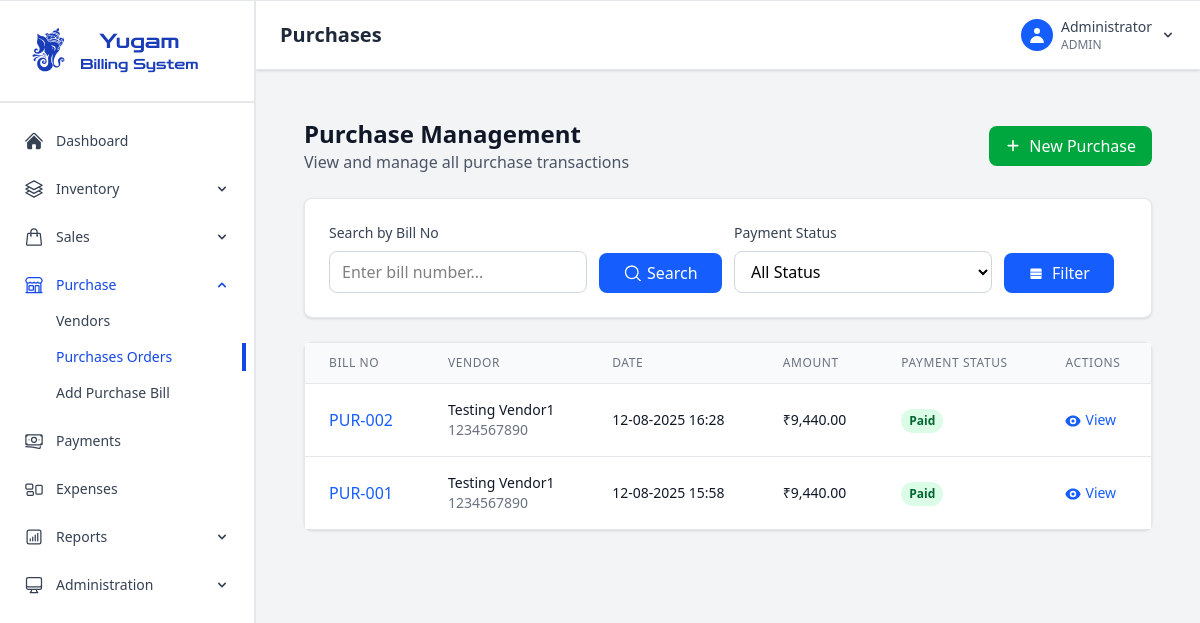
Before: /purchases (signed in) with the older database file.
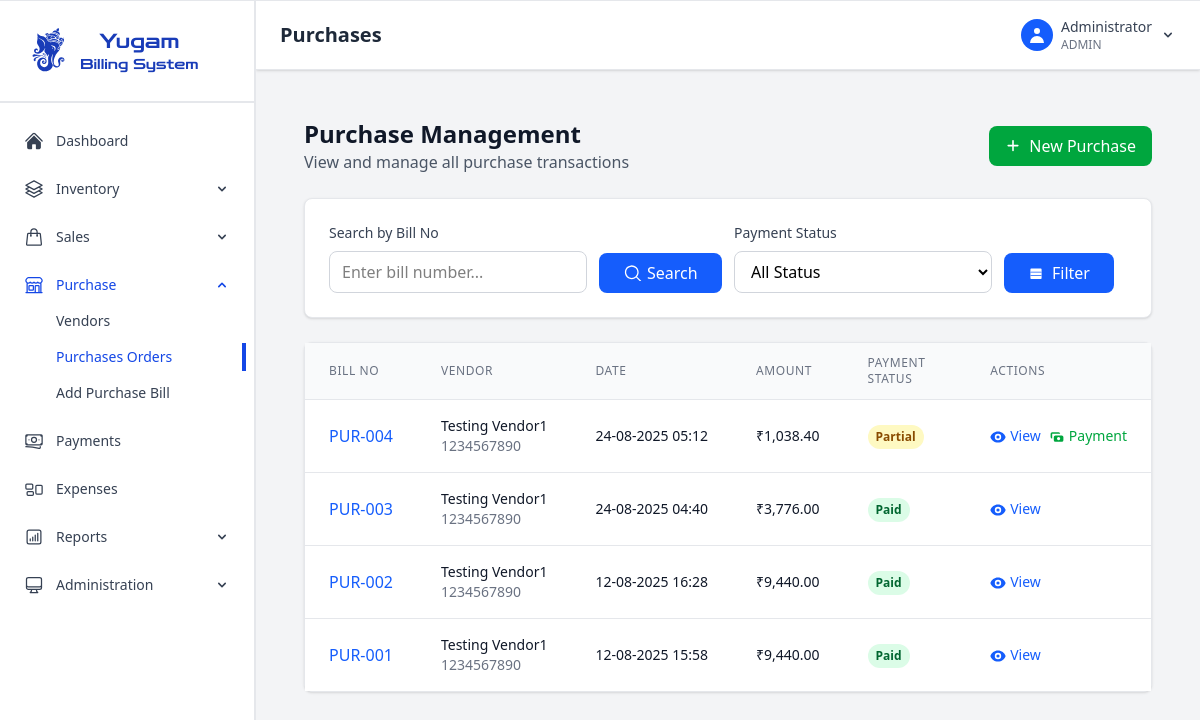
After: the same page with the newer database file.
### app.py (models this page shows)
class Purchase(db.Model):
    id = db.Column(db.Integer, primary_key=True)
    bill_no = db.Column(db.String(20), unique=True, nullable=False)
    po_bill_no = db.Column(db.String(50), nullable=True)  # PO Bill Number from vendor
    purchase_date = db.Column(db.Date, nullable=False, default=datetime.utcnow().date())
    vendor_id = db.Column(db.Integer, db.ForeignKey('vendor.id'))
    total_amount = db.Column(db.Float, nullable=False)
    discount = db.Column(db.Float, default=0)
    cgst = db.Column(db.Float, default=0)
    sgst = db.Column(db.Float, default=0)
    final_amount = db.Column(db.Float, nullable=False)
    payment_status = db.Column(db.String(20), default='unpaid')  # paid, partial, unpaid
    created_at = db.Column(db.DateTime, default=datetime.utcnow)
    vendor = db.relationship('Vendor', backref='purchases')

class Vendor(db.Model):
    id = db.Column(db.Integer, primary_key=True)
    name = db.Column(db.String(100), nullable=False)
    mobile_number = db.Column(db.String(15), unique=True, nullable=False)
    gst_number = db.Column(db.String(15))
    address = db.Column(db.Text)
    products_supplied = db.Column(db.Text)
    created_at = db.Column(db.DateTime, default=datetime.utcnow)

### app.py (the view)
@app.route('/purchases')
@login_required
def purchases():
    page = request.args.get('page', 1, type=int)
    search = request.args.get('search', '', type=str)
    status = request.args.get('status', '', type=str)
    query = Purchase.query.order_by(Purchase.created_at.desc())
    if search:
        query = query.filter(Purchase.bill_no.contains(search))
    if status:
        query = query.filter(Purchase.payment_status==status)
    purchases = query.paginate(page=page, per_page=10, error_out=False)
    return render_template('purchases.html', purchases=purchases, search=search)

### app.py (called while the page is built)
@login_manager.user_loader
def load_user(user_id):
    return User.query.get(int(user_id))

@app.context_processor
def inject_datetime():
    return {'datetime': datetime}

### templates/purchases.html (shortened to what the changed rows need)
{% extends "base.html" %}
{% block page_title %}Purchases{% endblock %}
{% block content %}
<div class="p-6">
    <div class="mb-6">
        <div class="flex justify-between items-center">
            <div>
                <h1 class="text-2xl font-bold text-gray-900">Purchase Management</h1>
            </div>
        </div>
    </div>
    <div class="bg-white rounded-lg shadow-sm border border-gray-200">
        <div class="overflow-x-auto">
            <table class="min-w-full divide-y divide-gray-200">
                <thead class="bg-gray-50">
                    <tr>
                        <th class="px-6 py-3 text-left text-xs font-medium text-gray-500 uppercase tracking-wider">Bill No</th>
                        <th class="px-6 py-3 text-left text-xs font-medium text-gray-500 uppercase tracking-wider">Vendor</th>
                        <th class="px-6 py-3 text-left text-xs font-medium text-gray-500 uppercase tracking-wider">Date</th>
                        <th class="px-6 py-3 text-left text-xs font-medium text-gray-500 uppercase tracking-wider">Amount</th>
                        <th class="px-6 py-3 text-left text-xs font-medium text-gray-500 uppercase tracking-wider">Payment Status</th>
                        <th class="px-6 py-3 text-left text-xs font-medium text-gray-500 uppercase tracking-wider">Actions</th>
                    </tr>
                </thead>
                <tbody class="bg-white divide-y divide-gray-200">
                    {% for purchase in purchases.items %}
                    <tr class="hover:bg-gray-50">
                        <td class="px-6 py-4 whitespace-nowrap">
                            <button onclick="viewPurchaseDetails({{ purchase.id }})"
                                    class="text-blue-600 hover:text-blue-800 font-medium">
                                {{ purchase.bill_no }}
                            </button>
                        </td>
                        <td class="px-6 py-4 whitespace-nowrap">
                            <div class="text-sm font-medium text-gray-900">
                                {{ purchase.vendor.name if purchase.vendor else 'Unknown Vendor' }}
                            </div>
                            {% if purchase.vendor %}
                            <div class="text-sm text-gray-500">{{ purchase.vendor.mobile_number }}</div>
                            {% endif %}
                        </td>
                        <td class="px-6 py-4 whitespace-nowrap text-sm text-gray-900">
                            {{ purchase.created_at.strftime('%d-%m-%Y %H:%M') }}
                        </td>
                        <td class="px-6 py-4 whitespace-nowrap text-sm font-medium text-gray-900">
                            ₹{{ "{:,.2f}".format(purchase.final_amount) }}
                        </td>
                        <td class="px-6 py-4 whitespace-nowrap">
                            {% if purchase.payment_status == 'paid' %}
                                <span class="inline-flex px-2 py-1 text-xs font-semibold rounded-full bg-green-100 text-green-800">
                                    Paid
                                </span>
                            {% elif purchase.payment_status == 'partial' %}
                                <span class="inline-flex px-2 py-1 text-xs font-semibold rounded-full bg-yellow-100 text-yellow-800">
                                    Partial
                                </span>
                            {% else %}
                                <span class="inline-flex px-2 py-1 text-xs font-semibold rounded-full bg-red-100 text-red-800">
                                    Unpaid
                                </span>
                            {% endif %}
                        </td>
                        <td class="px-6 py-4 whitespace-nowrap text-sm font-medium">
                            <div class="flex space-x-2">
                                <button onclick="viewPurchaseDetails({{ purchase.id }})"
                                        class="text-blue-600 hover:text-blue-900">
                                    <svg class="w-4 h-4 inline mr-1" fill="currentColor" viewBox="0 0 20 20">
                                        <path d="M10 12a2 2 0 100-4 2 2 0 000 4z"/>
                                        <path fill-rule="evenodd" d="M.458 10C1.732 5.943 5.522 3 10 3s8.268 2.943 9.542 7c-1.274 4.057-5.064 7-9.542 7S1.732 14.057.458 10zM14 10a4 4 0 11-8 0 4 4 0 018 0z" clip-rule="evenodd"/>
                                    </svg>View
                                </button>
                                {% if purchase.payment_status != 'paid' %}
                                <button onclick="addVendorPayment({{ purchase.id }})"
                                        class="text-green-600 hover:text-green-900">
                                    <svg class="w-4 h-4 inline mr-1" fill="currentColor" viewBox="0 0 20 20">
                                        <path fill-rule="evenodd" d="M4 4a2 2 0 00-2 2v4a2 2 0 002 2V6h10a2 2 0 00-2-2H4zm2 6a2 2 0 012-2h8a2 2 0 012 2v4a2 2 0 01-2 2H8a2 2 0 01-2-2v-4zm6 4a2 2 0 100-4 2 2 0 000 4z" clip-rule="evenodd"/>
                                    </svg>Payment
                                </button>
                                {% endif %}
                            </div>
                        </td>
                    </tr>
                    {% endfor %}
                </tbody>
            </table>
        </div>
    </div>
</div>
{% endblock %}

Changed rows visible on the page:
added Purchase: bill_no "PUR-004", vendor "Testing Vendor1", vendor.mobile_number "1234567890", created_at "24-08-2025 05:12", final_amount "1,038.40", payment_status "Partial"
added Purchase: bill_no "PUR-003", vendor "Testing Vendor1", vendor.mobile_number "1234567890", created_at "24-08-2025 04:40", final_amount "3,776.00", payment_status "Paid"
